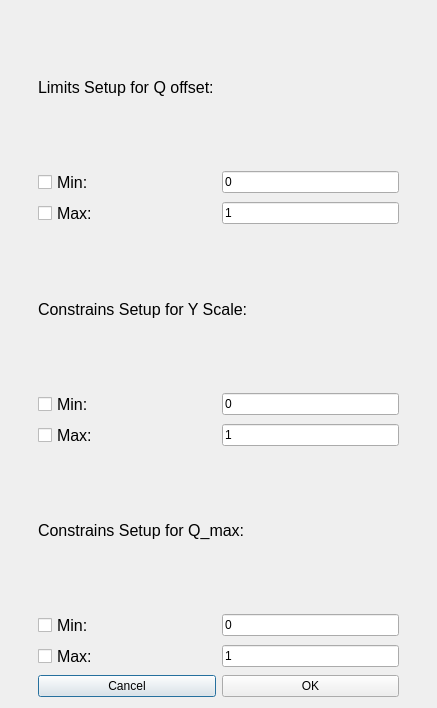
<?xml version="1.0" encoding="UTF-8"?>
<ui version="4.0">
 <class>Dialog</class>
 <widget class="QDialog" name="Dialog">
  <property name="geometry">
   <rect>
    <x>0</x>
    <y>0</y>
    <width>437</width>
    <height>708</height>
   </rect>
  </property>
  <property name="windowTitle">
   <string>Dialog</string>
  </property>
  <layout class="QGridLayout" name="gridLayout_2">
   <item row="0" column="0">
    <layout class="QGridLayout" name="gridLayout">
     <item row="0" column="0">
      <widget class="QLabel" name="label">
       <property name="sizePolicy">
        <sizepolicy hsizetype="Expanding" vsizetype="Preferred">
         <horstretch>0</horstretch>
         <verstretch>0</verstretch>
        </sizepolicy>
       </property>
       <property name="maximumSize">
        <size>
         <width>361</width>
         <height>16777215</height>
        </size>
       </property>
       <property name="font">
        <font>
         <pointsize>12</pointsize>
        </font>
       </property>
       <property name="text">
        <string>Limits Setup for Q offset:</string>
       </property>
      </widget>
     </item>
     <item row="1" column="0">
      <layout class="QHBoxLayout" name="horizontalLayout">
       <item>
        <widget class="QCheckBox" name="qoffminCB">
         <property name="sizePolicy">
          <sizepolicy hsizetype="Preferred" vsizetype="Fixed">
           <horstretch>0</horstretch>
           <verstretch>0</verstretch>
          </sizepolicy>
         </property>
         <property name="font">
          <font>
           <pointsize>12</pointsize>
          </font>
         </property>
         <property name="text">
          <string>Min:</string>
         </property>
        </widget>
       </item>
       <item>
        <widget class="QLineEdit" name="qoffminLE">
         <property name="sizePolicy">
          <sizepolicy hsizetype="Preferred" vsizetype="Fixed">
           <horstretch>0</horstretch>
           <verstretch>0</verstretch>
          </sizepolicy>
         </property>
         <property name="text">
          <string>0</string>
         </property>
        </widget>
       </item>
      </layout>
     </item>
     <item row="2" column="0">
      <layout class="QHBoxLayout" name="horizontalLayout_2">
       <item>
        <widget class="QCheckBox" name="qoffmaxCB">
         <property name="sizePolicy">
          <sizepolicy hsizetype="Preferred" vsizetype="Fixed">
           <horstretch>0</horstretch>
           <verstretch>0</verstretch>
          </sizepolicy>
         </property>
         <property name="font">
          <font>
           <pointsize>12</pointsize>
          </font>
         </property>
         <property name="text">
          <string>Max:</string>
         </property>
        </widget>
       </item>
       <item>
        <widget class="QLineEdit" name="qoffmaxLE">
         <property name="sizePolicy">
          <sizepolicy hsizetype="Preferred" vsizetype="Fixed">
           <horstretch>0</horstretch>
           <verstretch>0</verstretch>
          </sizepolicy>
         </property>
         <property name="text">
          <string>1</string>
         </property>
        </widget>
       </item>
      </layout>
     </item>
     <item row="3" column="0">
      <widget class="QLabel" name="label_2">
       <property name="sizePolicy">
        <sizepolicy hsizetype="Expanding" vsizetype="Preferred">
         <horstretch>0</horstretch>
         <verstretch>0</verstretch>
        </sizepolicy>
       </property>
       <property name="maximumSize">
        <size>
         <width>361</width>
         <height>16777215</height>
        </size>
       </property>
       <property name="font">
        <font>
         <pointsize>12</pointsize>
        </font>
       </property>
       <property name="text">
        <string>Constrains Setup for Y Scale:</string>
       </property>
      </widget>
     </item>
     <item row="4" column="0">
      <layout class="QHBoxLayout" name="horizontalLayout_4">
       <item>
        <widget class="QCheckBox" name="yscaleminCB">
         <property name="sizePolicy">
          <sizepolicy hsizetype="Preferred" vsizetype="Fixed">
           <horstretch>0</horstretch>
           <verstretch>0</verstretch>
          </sizepolicy>
         </property>
         <property name="font">
          <font>
           <pointsize>12</pointsize>
          </font>
         </property>
         <property name="text">
          <string>Min:</string>
         </property>
        </widget>
       </item>
       <item>
        <widget class="QLineEdit" name="yscaleminLE">
         <property name="sizePolicy">
          <sizepolicy hsizetype="Preferred" vsizetype="Fixed">
           <horstretch>0</horstretch>
           <verstretch>0</verstretch>
          </sizepolicy>
         </property>
         <property name="text">
          <string>0</string>
         </property>
        </widget>
       </item>
      </layout>
     </item>
     <item row="5" column="0">
      <layout class="QHBoxLayout" name="horizontalLayout_5">
       <item>
        <widget class="QCheckBox" name="yscalemaxCB">
         <property name="sizePolicy">
          <sizepolicy hsizetype="Preferred" vsizetype="Fixed">
           <horstretch>0</horstretch>
           <verstretch>0</verstretch>
          </sizepolicy>
         </property>
         <property name="font">
          <font>
           <pointsize>12</pointsize>
          </font>
         </property>
         <property name="text">
          <string>Max:</string>
         </property>
        </widget>
       </item>
       <item>
        <widget class="QLineEdit" name="yscalemaxLE">
         <property name="sizePolicy">
          <sizepolicy hsizetype="Preferred" vsizetype="Fixed">
           <horstretch>0</horstretch>
           <verstretch>0</verstretch>
          </sizepolicy>
         </property>
         <property name="text">
          <string>1</string>
         </property>
        </widget>
       </item>
      </layout>
     </item>
     <item row="6" column="0">
      <widget class="QLabel" name="label_3">
       <property name="sizePolicy">
        <sizepolicy hsizetype="Expanding" vsizetype="Preferred">
         <horstretch>0</horstretch>
         <verstretch>0</verstretch>
        </sizepolicy>
       </property>
       <property name="maximumSize">
        <size>
         <width>361</width>
         <height>16777215</height>
        </size>
       </property>
       <property name="font">
        <font>
         <pointsize>12</pointsize>
        </font>
       </property>
       <property name="text">
        <string>Constrains Setup for Q_max:</string>
       </property>
      </widget>
     </item>
     <item row="7" column="0">
      <layout class="QHBoxLayout" name="horizontalLayout_6">
       <item>
        <widget class="QCheckBox" name="qmaxminCB">
         <property name="sizePolicy">
          <sizepolicy hsizetype="Preferred" vsizetype="Fixed">
           <horstretch>0</horstretch>
           <verstretch>0</verstretch>
          </sizepolicy>
         </property>
         <property name="font">
          <font>
           <pointsize>12</pointsize>
          </font>
         </property>
         <property name="text">
          <string>Min:</string>
         </property>
        </widget>
       </item>
       <item>
        <widget class="QLineEdit" name="qmaxminLE">
         <property name="sizePolicy">
          <sizepolicy hsizetype="Preferred" vsizetype="Fixed">
           <horstretch>0</horstretch>
           <verstretch>0</verstretch>
          </sizepolicy>
         </property>
         <property name="text">
          <string>0</string>
         </property>
        </widget>
       </item>
      </layout>
     </item>
     <item row="8" column="0">
      <layout class="QHBoxLayout" name="horizontalLayout_7">
       <item>
        <widget class="QCheckBox" name="qmaxmaxCB">
         <property name="sizePolicy">
          <sizepolicy hsizetype="Preferred" vsizetype="Fixed">
           <horstretch>0</horstretch>
           <verstretch>0</verstretch>
          </sizepolicy>
         </property>
         <property name="font">
          <font>
           <pointsize>12</pointsize>
          </font>
         </property>
         <property name="text">
          <string>Max:</string>
         </property>
        </widget>
       </item>
       <item>
        <widget class="QLineEdit" name="qmaxmaxLE">
         <property name="sizePolicy">
          <sizepolicy hsizetype="Preferred" vsizetype="Fixed">
           <horstretch>0</horstretch>
           <verstretch>0</verstretch>
          </sizepolicy>
         </property>
         <property name="text">
          <string>1</string>
         </property>
        </widget>
       </item>
      </layout>
     </item>
     <item row="9" column="0">
      <layout class="QHBoxLayout" name="horizontalLayout_3">
       <item>
        <widget class="QPushButton" name="cancelPB">
         <property name="sizePolicy">
          <sizepolicy hsizetype="Preferred" vsizetype="Fixed">
           <horstretch>0</horstretch>
           <verstretch>0</verstretch>
          </sizepolicy>
         </property>
         <property name="text">
          <string>Cancel</string>
         </property>
        </widget>
       </item>
       <item>
        <widget class="QPushButton" name="okPB">
         <property name="sizePolicy">
          <sizepolicy hsizetype="Preferred" vsizetype="Fixed">
           <horstretch>0</horstretch>
           <verstretch>0</verstretch>
          </sizepolicy>
         </property>
         <property name="text">
          <string>OK</string>
         </property>
        </widget>
       </item>
      </layout>
     </item>
    </layout>
   </item>
  </layout>
 </widget>
 <resources/>
 <connections/>
</ui>
